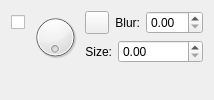
<?xml version="1.0" encoding="UTF-8"?>
<ui version="4.0">
 <class>KoShadowConfigWidget</class>
 <widget class="QWidget" name="KoShadowConfigWidget">
  <property name="sizePolicy">
   <sizepolicy hsizetype="Preferred" vsizetype="Preferred">
    <horstretch>0</horstretch>
    <verstretch>0</verstretch>
   </sizepolicy>
  </property>
  <layout class="QGridLayout" name="gridLayout_3" columnstretch="0,0,1">
   <item row="0" column="0">
    <widget class="QCheckBox" name="shadowVisible">
     <property name="text">
      <string/>
     </property>
    </widget>
   </item>
   <item row="0" column="1" rowspan="2">
    <widget class="QDial" name="shadowAngle">
     <property name="sizePolicy">
      <sizepolicy hsizetype="Preferred" vsizetype="Preferred">
       <horstretch>0</horstretch>
       <verstretch>0</verstretch>
      </sizepolicy>
     </property>
     <property name="maximumSize">
      <size>
       <width>48</width>
       <height>48</height>
      </size>
     </property>
     <property name="maximum">
      <number>359</number>
     </property>
     <property name="wrapping">
      <bool>true</bool>
     </property>
     <property name="notchTarget">
      <double>3.700000000000000</double>
     </property>
    </widget>
   </item>
   <item row="0" column="2">
    <layout class="QGridLayout" name="gridLayout_2" columnstretch="0,0,1">
     <item row="0" column="0">
      <widget class="QToolButton" name="shadowColor">
       <property name="sizePolicy">
        <sizepolicy hsizetype="Preferred" vsizetype="Fixed">
         <horstretch>0</horstretch>
         <verstretch>0</verstretch>
        </sizepolicy>
       </property>
      </widget>
     </item>
     <item row="0" column="1">
      <widget class="QLabel" name="label_2">
       <property name="text">
        <string>Blur:</string>
       </property>
       <property name="alignment">
        <set>Qt::AlignRight|Qt::AlignTrailing|Qt::AlignVCenter</set>
       </property>
      </widget>
     </item>
     <item row="0" column="2">
      <widget class="KoUnitDoubleSpinBox" name="shadowBlur"/>
     </item>
    </layout>
   </item>
   <item row="1" column="2">
    <layout class="QGridLayout" name="gridLayout" columnstretch="0,1">
     <item row="0" column="0">
      <widget class="QLabel" name="label">
       <property name="text">
        <string>Size:</string>
       </property>
       <property name="alignment">
        <set>Qt::AlignRight|Qt::AlignTrailing|Qt::AlignVCenter</set>
       </property>
      </widget>
     </item>
     <item row="0" column="1">
      <widget class="KoUnitDoubleSpinBox" name="shadowOffset"/>
     </item>
    </layout>
   </item>
   <item row="2" column="1">
    <widget class="QWidget" name="SpecialSpacer" native="true">
     <property name="sizePolicy">
      <sizepolicy hsizetype="Preferred" vsizetype="Expanding">
       <horstretch>0</horstretch>
       <verstretch>0</verstretch>
      </sizepolicy>
     </property>
    </widget>
   </item>
  </layout>
 </widget>
 <customwidgets>
  <customwidget>
   <class>KoUnitDoubleSpinBox</class>
   <extends>QDoubleSpinBox</extends>
   <header location="global">KoUnitDoubleSpinBox.h</header>
  </customwidget>
 </customwidgets>
 <resources/>
 <connections/>
</ui>
